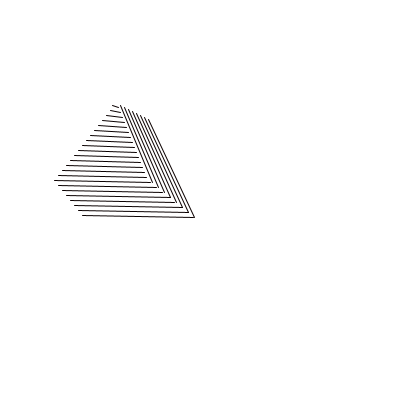
Frame 1 (no input)
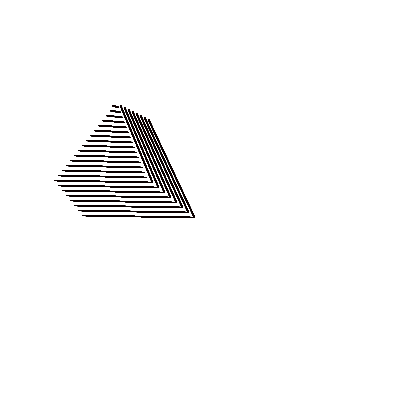
Frame 60 (the mouse pressed at the canvas centre just before this capture)
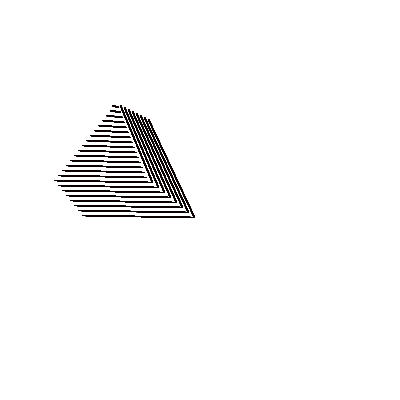
Frame 120 (the mouse held since frame 60 and released just before this capture)

The Processing sketch that drew these frames (run headless with seeded random() and noise(); from frame 60 on, the mouse is pressed at the canvas centre):

// Processing sketch: processing_80629
// ── processing_80629.pde

 void setup ()

{
 size(400,400);
 background(255);
 smooth();
}


 
  //Création d'un motils seulement avec lignes + jeu sur épaisseur
 
 void draw ()

{

  
  strokeWeight(1);
  stroke(#0A0000);
line(112,105,118,107);

strokeWeight(1);
  stroke(#0A0000);
line(110,110,120,112);
 
 strokeWeight(1);
  stroke(#0A0000);
line(106,115,122,117);

 strokeWeight(1);
  stroke(#0A0000);
line(102,120,124,122);

 strokeWeight(1);
  stroke(#0A0000);
line(98,125,126,127);

 strokeWeight(1);
  stroke(#0A0000);
line(94,130,128,132);


 strokeWeight(1);
  stroke(#0A0000);
line(90,135,130,137);
 

 strokeWeight(1);
  stroke(#0A0000);
line(86,140,132,142);

 strokeWeight(1);
  stroke(#0A0000);
line(82,145,134,147);

 strokeWeight(1);
  stroke(#0A0000);
line(78,150,136,152);

 strokeWeight(1);
  stroke(#0A0000);
line(74,155,138,157);

 strokeWeight(1);
  stroke(#0A0000);
line(70,160,140,162);
 
  strokeWeight(1);
  stroke(#0A0000);
line(66,165,142,167);

  strokeWeight(1);
  stroke(#0A0000);
line(62,170,144,172);

  strokeWeight(1);
  stroke(#0A0000);
line(58,175,146,177);

  strokeWeight(1);
  stroke(#0A0000);
line(54,180,150,182);

// Deuxième partie du motif

 strokeWeight(1);
  stroke(#0A0000);
line(120,105,152,182);

 strokeWeight(1);
  stroke(#0A0000);
line(124,107,158,187);

 strokeWeight(1);
  stroke(#0A0000);
line(128,109,164,192);

 strokeWeight(1);
  stroke(#0A0000);
line(132,111,170,197);

 strokeWeight(1);
  stroke(#0A0000);
line(136,113,176,202);

 strokeWeight(1);
  stroke(#0A0000);
line(140,115,182,207);

 strokeWeight(1);
  stroke(#0A0000);
line(144,117,188,212);

 strokeWeight(1);
  stroke(#0A0000);
line(148,119,194,217);

// J passe à la troisième partie


strokeWeight(1);
  stroke(#0A0000);
line(58,185,156,187);

strokeWeight(1);
  stroke(#0A0000);
line(62,190,162,192);

strokeWeight(1);
  stroke(#0A0000);
line(66,195,170,197);


strokeWeight(1);
  stroke(#0A0000);
line(70,200,174,202);


strokeWeight(1);
  stroke(#0A0000);
line(74,205,182,207);

strokeWeight(1);
  stroke(#0A0000);
line(78,210,188,212);

strokeWeight(1);
  stroke(#0A0000);
line(82,215,193,217);
 

}
